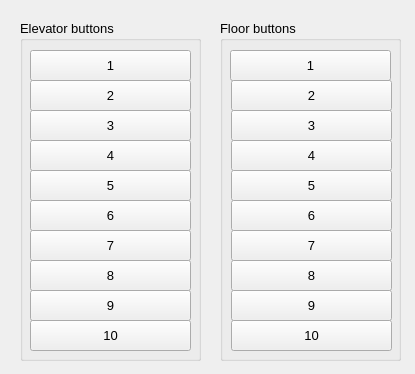
<?xml version="1.0" encoding="UTF-8"?>
<ui version="4.0">
 <class>MainWindow</class>
 <widget class="QMainWindow" name="MainWindow">
  <property name="geometry">
   <rect>
    <x>0</x>
    <y>0</y>
    <width>415</width>
    <height>374</height>
   </rect>
  </property>
  <property name="windowTitle">
   <string>Elevator</string>
  </property>
  <widget class="QWidget" name="centralWidget">
   <widget class="QGroupBox" name="groupBox_2">
    <property name="geometry">
     <rect>
      <x>20</x>
      <y>20</y>
      <width>181</width>
      <height>341</height>
     </rect>
    </property>
    <property name="font">
     <font>
      <pointsize>10</pointsize>
     </font>
    </property>
    <property name="title">
     <string>Elevator buttons</string>
    </property>
    <widget class="QPushButton" name="button_cabin_2">
     <property name="geometry">
      <rect>
       <x>10</x>
       <y>60</y>
       <width>161</width>
       <height>31</height>
      </rect>
     </property>
     <property name="text">
      <string>2</string>
     </property>
    </widget>
    <widget class="QPushButton" name="button_cabin_1">
     <property name="geometry">
      <rect>
       <x>10</x>
       <y>30</y>
       <width>161</width>
       <height>31</height>
      </rect>
     </property>
     <property name="text">
      <string>1</string>
     </property>
    </widget>
    <widget class="QPushButton" name="button_cabin_5">
     <property name="geometry">
      <rect>
       <x>10</x>
       <y>150</y>
       <width>161</width>
       <height>31</height>
      </rect>
     </property>
     <property name="text">
      <string>5</string>
     </property>
    </widget>
    <widget class="QPushButton" name="button_cabin_6">
     <property name="geometry">
      <rect>
       <x>10</x>
       <y>180</y>
       <width>161</width>
       <height>31</height>
      </rect>
     </property>
     <property name="text">
      <string>6</string>
     </property>
    </widget>
    <widget class="QPushButton" name="button_cabin_10">
     <property name="geometry">
      <rect>
       <x>10</x>
       <y>300</y>
       <width>161</width>
       <height>31</height>
      </rect>
     </property>
     <property name="text">
      <string>10</string>
     </property>
    </widget>
    <widget class="QPushButton" name="button_cabin_9">
     <property name="geometry">
      <rect>
       <x>10</x>
       <y>270</y>
       <width>161</width>
       <height>31</height>
      </rect>
     </property>
     <property name="text">
      <string>9</string>
     </property>
    </widget>
    <widget class="QPushButton" name="button_cabin_3">
     <property name="geometry">
      <rect>
       <x>10</x>
       <y>90</y>
       <width>161</width>
       <height>31</height>
      </rect>
     </property>
     <property name="text">
      <string>3</string>
     </property>
    </widget>
    <widget class="QPushButton" name="button_cabin_4">
     <property name="geometry">
      <rect>
       <x>10</x>
       <y>120</y>
       <width>161</width>
       <height>31</height>
      </rect>
     </property>
     <property name="text">
      <string>4</string>
     </property>
    </widget>
    <widget class="QPushButton" name="button_cabin_8">
     <property name="geometry">
      <rect>
       <x>10</x>
       <y>240</y>
       <width>161</width>
       <height>31</height>
      </rect>
     </property>
     <property name="text">
      <string>8</string>
     </property>
    </widget>
    <widget class="QPushButton" name="button_cabin_7">
     <property name="geometry">
      <rect>
       <x>10</x>
       <y>210</y>
       <width>161</width>
       <height>31</height>
      </rect>
     </property>
     <property name="text">
      <string>7</string>
     </property>
    </widget>
   </widget>
   <widget class="QGroupBox" name="groupBox_3">
    <property name="geometry">
     <rect>
      <x>220</x>
      <y>20</y>
      <width>181</width>
      <height>341</height>
     </rect>
    </property>
    <property name="font">
     <font>
      <pointsize>10</pointsize>
     </font>
    </property>
    <property name="title">
     <string>Floor buttons</string>
    </property>
    <widget class="QPushButton" name="button_floor_1">
     <property name="geometry">
      <rect>
       <x>10</x>
       <y>30</y>
       <width>161</width>
       <height>31</height>
      </rect>
     </property>
     <property name="text">
      <string>1</string>
     </property>
    </widget>
    <widget class="QPushButton" name="button_floor_3">
     <property name="geometry">
      <rect>
       <x>11</x>
       <y>90</y>
       <width>161</width>
       <height>31</height>
      </rect>
     </property>
     <property name="text">
      <string>3</string>
     </property>
    </widget>
    <widget class="QPushButton" name="button_floor_2">
     <property name="geometry">
      <rect>
       <x>11</x>
       <y>60</y>
       <width>161</width>
       <height>31</height>
      </rect>
     </property>
     <property name="text">
      <string>2</string>
     </property>
    </widget>
    <widget class="QPushButton" name="button_floor_4">
     <property name="geometry">
      <rect>
       <x>11</x>
       <y>120</y>
       <width>161</width>
       <height>31</height>
      </rect>
     </property>
     <property name="text">
      <string>4</string>
     </property>
    </widget>
    <widget class="QPushButton" name="button_floor_5">
     <property name="geometry">
      <rect>
       <x>11</x>
       <y>150</y>
       <width>161</width>
       <height>31</height>
      </rect>
     </property>
     <property name="text">
      <string>5</string>
     </property>
    </widget>
    <widget class="QPushButton" name="button_floor_6">
     <property name="geometry">
      <rect>
       <x>11</x>
       <y>180</y>
       <width>161</width>
       <height>31</height>
      </rect>
     </property>
     <property name="text">
      <string>6</string>
     </property>
    </widget>
    <widget class="QPushButton" name="button_floor_7">
     <property name="geometry">
      <rect>
       <x>11</x>
       <y>210</y>
       <width>161</width>
       <height>31</height>
      </rect>
     </property>
     <property name="text">
      <string>7</string>
     </property>
    </widget>
    <widget class="QPushButton" name="button_floor_8">
     <property name="geometry">
      <rect>
       <x>11</x>
       <y>240</y>
       <width>161</width>
       <height>31</height>
      </rect>
     </property>
     <property name="text">
      <string>8</string>
     </property>
    </widget>
    <widget class="QPushButton" name="button_floor_10">
     <property name="geometry">
      <rect>
       <x>11</x>
       <y>300</y>
       <width>161</width>
       <height>31</height>
      </rect>
     </property>
     <property name="text">
      <string>10</string>
     </property>
    </widget>
    <widget class="QPushButton" name="button_floor_9">
     <property name="geometry">
      <rect>
       <x>11</x>
       <y>270</y>
       <width>161</width>
       <height>31</height>
      </rect>
     </property>
     <property name="text">
      <string>9</string>
     </property>
    </widget>
   </widget>
  </widget>
 </widget>
 <layoutdefault spacing="6" margin="11"/>
 <resources/>
 <connections/>
</ui>
